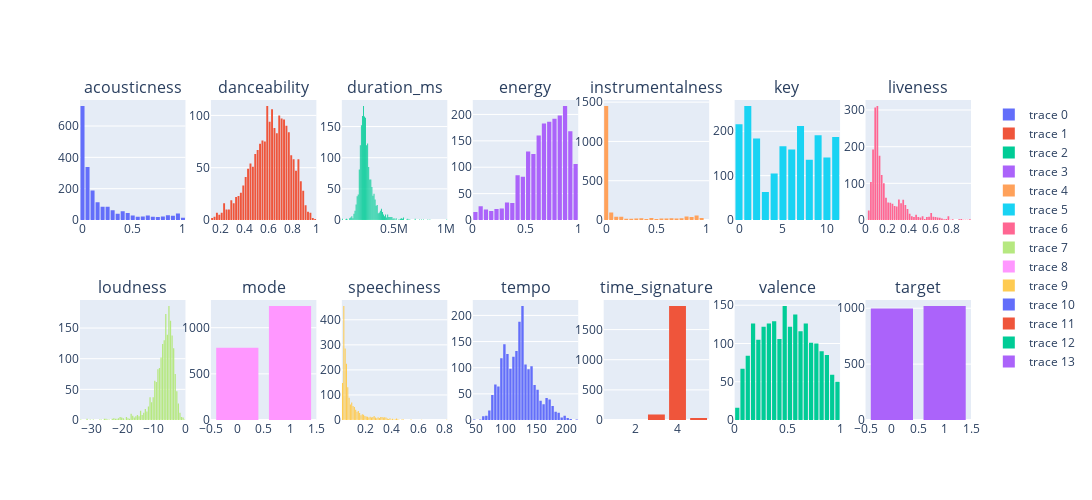

The notebook cell this image was saved under:
### Code cell
j=1
d=1

part1=spotify_df1[dist_cols].columns[0:7]
part2=spotify_df1[dist_cols].columns[7:14]


fig= make_subplots(rows=2, cols=7, start_cell ='top-left', subplot_titles=('acousticness', 'danceability', 'duration_ms', 'energy',
       'instrumentalness', 'key', 'liveness','loudness', 'mode', 'speechiness', 'tempo', 'time_signature', 'valence',
       'target'))


for k in part2:
    for i in part1:
        if j<8:
            fig.add_trace(go.Histogram(x=spotify_df[i]),row=1,col=j)
            j+=1
    if d<8:
        fig.add_trace(go.Histogram(x=spotify_df[k]),row=2,col=d)
        d+=1
fig.update_layout(bargap=.2,width=1100,height=500)
fig.show()

### Figure 1 — Plotly figure (JSON) as saved in the notebook; plotly's stock layout.template omitted (floating-point values rounded to 4 significant figures; data arrays with more than 128 entries replaced by an {"elided": "..."} marker saying what was removed)
{"data": [{"type": "histogram", "x": {"elided": "2017 float values"}, "xaxis": "x", "yaxis": "y"}, {"type": "histogram", "x": {"elided": "2017 float values"}, "xaxis": "x2", "yaxis": "y2"}, {"type": "histogram", "x": {"elided": "2017 int values"}, "xaxis": "x3", "yaxis": "y3"}, {"type": "histogram", "x": {"elided": "2017 float values"}, "xaxis": "x4", "yaxis": "y4"}, {"type": "histogram", "x": {"elided": "2017 float values"}, "xaxis": "x5", "yaxis": "y5"}, {"type": "histogram", "x": {"elided": "2017 int values"}, "xaxis": "x6", "yaxis": "y6"}, {"type": "histogram", "x": {"elided": "2017 float values"}, "xaxis": "x7", "yaxis": "y7"}, {"type": "histogram", "x": {"elided": "2017 float values"}, "xaxis": "x8", "yaxis": "y8"}, {"type": "histogram", "x": {"elided": "2017 int values"}, "xaxis": "x9", "yaxis": "y9"}, {"type": "histogram", "x": {"elided": "2017 float values"}, "xaxis": "x10", "yaxis": "y10"}, {"type": "histogram", "x": {"elided": "2017 float values"}, "xaxis": "x11", "yaxis": "y11"}, {"type": "histogram", "x": {"elided": "2017 int values"}, "xaxis": "x12", "yaxis": "y12"}, {"type": "histogram", "x": {"elided": "2017 float values"}, "xaxis": "x13", "yaxis": "y13"}, {"type": "histogram", "x": {"elided": "2017 int values"}, "xaxis": "x14", "yaxis": "y14"}], "layout": {"annotations": [{"font": {"size": 16}, "showarrow": false, "text": "acousticness", "x": 0.05918, "xanchor": "center", "xref": "paper", "y": 1, "yanchor": "bottom", "yref": "paper"}, {"font": {"size": 16}, "showarrow": false, "text": "danceability", "x": 0.2061, "xanchor": "center", "xref": "paper", "y": 1, "yanchor": "bottom", "yref": "paper"}, {"font": {"size": 16}, "showarrow": false, "text": "duration_ms", "x": 0.3531, "xanchor": "center", "xref": "paper", "y": 1, "yanchor": "bottom", "yref": "paper"}, {"font": {"size": 16}, "showarrow": false, "text": "energy", "x": 0.5, "xanchor": "center", "xref": "paper", "y": 1, "yanchor": "bottom", "yref": "paper"}, {"font": {"size": 16}, "showarrow": false, "text": "instrumentalness", "x": 0.6469, "xanchor": "center", "xref": "paper", "y": 1, "yanchor": "bottom", "yref": "paper"}, {"font": {"size": 16}, "showarrow": false, "text": "key", "x": 0.7939, "xanchor": "center", "xref": "paper", "y": 1, "yanchor": "bottom", "yref": "paper"}, {"font": {"size": 16}, "showarrow": false, "text": "liveness", "x": 0.9408, "xanchor": "center", "xref": "paper", "y": 1, "yanchor": "bottom", "yref": "paper"}, {"font": {"size": 16}, "showarrow": false, "text": "loudness", "x": 0.05918, "xanchor": "center", "xref": "paper", "y": 0.375, "yanchor": "bottom", "yref": "paper"}, {"font": {"size": 16}, "showarrow": false, "text": "mode", "x": 0.2061, "xanchor": "center", "xref": "paper", "y": 0.375, "yanchor": "bottom", "yref": "paper"}, {"font": {"size": 16}, "showarrow": false, "text": "speechiness", "x": 0.3531, "xanchor": "center", "xref": "paper", "y": 0.375, "yanchor": "bottom", "yref": "paper"}, {"font": {"size": 16}, "showarrow": false, "text": "tempo", "x": 0.5, "xanchor": "center", "xref": "paper", "y": 0.375, "yanchor": "bottom", "yref": "paper"}, {"font": {"size": 16}, "showarrow": false, "text": "time_signature", "x": 0.6469, "xanchor": "center", "xref": "paper", "y": 0.375, "yanchor": "bottom", "yref": "paper"}, {"font": {"size": 16}, "showarrow": false, "text": "valence", "x": 0.7939, "xanchor": "center", "xref": "paper", "y": 0.375, "yanchor": "bottom", "yref": "paper"}, {"font": {"size": 16}, "showarrow": false, "text": "target", "x": 0.9408, "xanchor": "center", "xref": "paper", "y": 0.375, "yanchor": "bottom", "yref": "paper"}], "bargap": 0.2, "height": 500, "width": 1100, "xaxis": {"anchor": "y", "autorange": true, "domain": [0, 0.1184], "range": [-0.025, 1.025], "type": "linear"}, "xaxis10": {"anchor": "y10", "autorange": true, "domain": [0.2939, 0.4122], "range": [0.02, 0.82], "type": "linear"}, "xaxis11": {"anchor": "y11", "autorange": true, "domain": [0.4408, 0.5592], "range": [45, 220], "type": "linear"}, "xaxis12": {"anchor": "y12", "autorange": true, "domain": [0.5878, 0.7061], "range": [0.5, 5.5], "type": "linear"}, "xaxis13": {"anchor": "y13", "autorange": true, "domain": [0.7347, 0.8531], "range": [3.469e-17, 1], "type": "linear"}, "xaxis14": {"anchor": "y14", "autorange": true, "domain": [0.8816, 1.0], "range": [-0.5, 1.5], "type": "linear"}, "xaxis2": {"anchor": "y2", "autorange": true, "domain": [0.1469, 0.2653], "range": [0.12, 1], "type": "linear"}, "xaxis3": {"anchor": "y3", "autorange": true, "domain": [0.2939, 0.4122], "range": [10000.0, 1010000.0], "type": "linear"}, "xaxis4": {"anchor": "y4", "autorange": true, "domain": [0.4408, 0.5592], "range": [3.469e-17, 1], "type": "linear"}, "xaxis5": {"anchor": "y5", "autorange": true, "domain": [0.5878, 0.7061], "range": [-0.025, 1.025], "type": "linear"}, "xaxis6": {"anchor": "y6", "autorange": true, "domain": [0.7347, 0.8531], "range": [-0.5, 11.5], "type": "linear"}, "xaxis7": {"anchor": "y7", "autorange": true, "domain": [0.8816, 1.0], "range": [4.684e-17, 0.98], "type": "linear"}, "xaxis8": {"anchor": "y8", "autorange": true, "domain": [0, 0.1184], "range": [-33.5, 0], "type": "linear"}, "xaxis9": {"anchor": "y9", "autorange": true, "domain": [0.1469, 0.2653], "range": [-0.5, 1.5], "type": "linear"}, "yaxis": {"anchor": "x", "autorange": true, "domain": [0.625, 1], "range": [0, 766.3]}, "yaxis10": {"anchor": "x10", "autorange": true, "domain": [0, 0.375], "range": [0, 478.9]}, "yaxis11": {"anchor": "x11", "autorange": true, "domain": [0, 0.375], "range": [0, 229.5]}, "yaxis12": {"anchor": "x12", "autorange": true, "domain": [0, 0.375], "range": [0, 1991.0]}, "yaxis13": {"anchor": "x13", "autorange": true, "domain": [0, 0.375], "range": [0, 156.8]}, "yaxis14": {"anchor": "x14", "autorange": true, "domain": [0, 0.375], "range": [0, 1074.0]}, "yaxis2": {"anchor": "x2", "autorange": true, "domain": [0.625, 1], "range": [0, 114.7]}, "yaxis3": {"anchor": "x3", "autorange": true, "domain": [0.625, 1], "range": [0, 192.6]}, "yaxis4": {"anchor": "x4", "autorange": true, "domain": [0.625, 1], "range": [0, 227.4]}, "yaxis5": {"anchor": "x5", "autorange": true, "domain": [0.625, 1], "range": [0, 1527.0]}, "yaxis6": {"anchor": "x6", "autorange": true, "domain": [0.625, 1], "range": [0, 270.5]}, "yaxis7": {"anchor": "x7", "autorange": true, "domain": [0.625, 1], "range": [0, 327.4]}, "yaxis8": {"anchor": "x8", "autorange": true, "domain": [0, 0.375], "range": [0, 195.8]}, "yaxis9": {"anchor": "x9", "autorange": true, "domain": [0, 0.375], "range": [0, 1300]}}}
